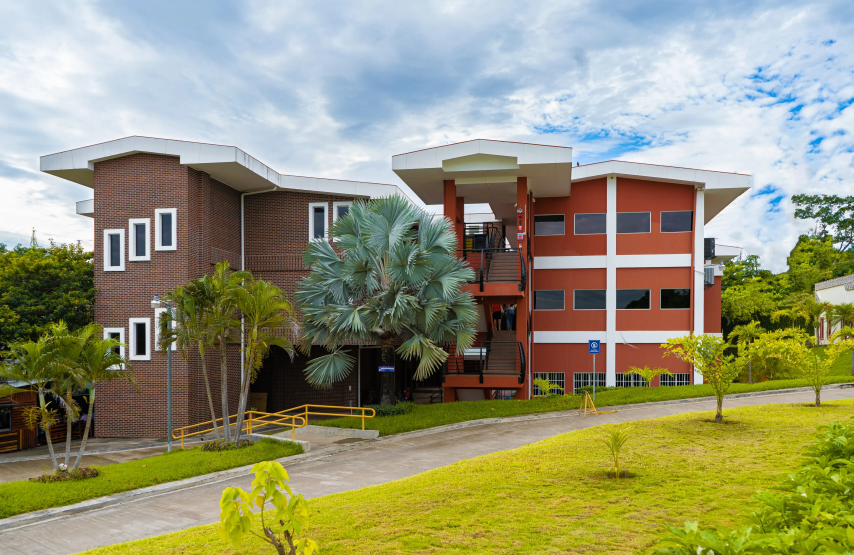
#> input picture imagenes/edificio.webp, 2560 x 1665 px, found by its file name (shown at 1/3 size)
$ python ejemplo4.py
#> lines starting #> are read from the running program, lines starting #| are printed output that depends on the picture
from PIL import Image,ImageDraw,ImageFont

imagen = Image.open("edificio.webp")
#> imagen is the input picture: PIL image 2560x1665 RGB; mean R, G, B 148, 148.4, 117.1
#imagen.thumbnail((200,200))

draw = ImageDraw.Draw(imagen)
fuente = ImageFont.truetype("arial.ttf",size=100)

draw.text((100,100),"Texto aqui",font=fuente,fill=(39,56,245))
imagen.show()
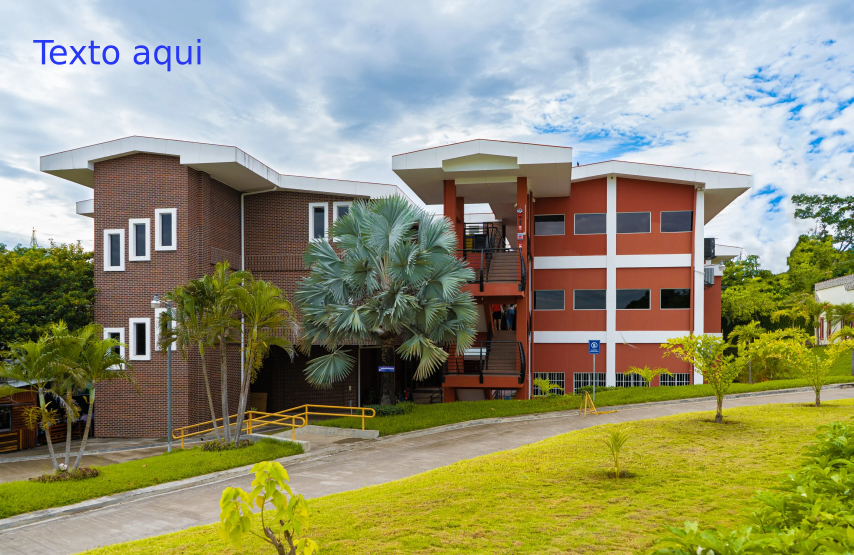
#> shown: PIL image 2560x1665 RGB (shown at 1/3 size); mean R, G, B 147.6, 148, 117.2
